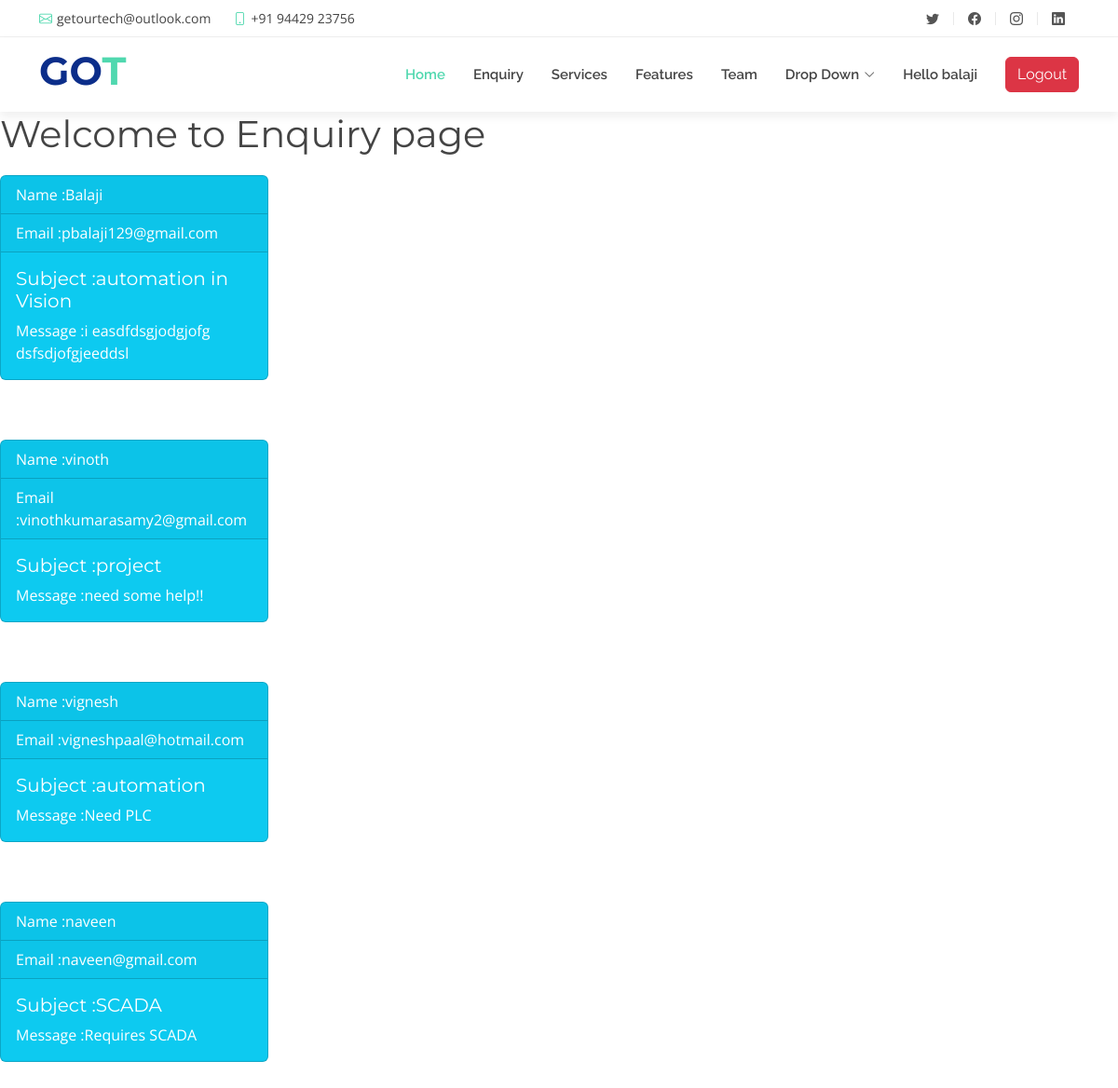
The page /enquiry_detail/ (signed in) on the database its author committed.
### user/models.py (models this page shows, shortened)
class Enquiry(models.Model):
  name = models.CharField(max_length=255)
  email =models.EmailField()
  subject=models.CharField(max_length=255)
  message =models.TextField()
  post_on =models.DateTimeField(auto_now_add=True)

### home/views.py (the view)
# urls.py: path('enquiry_detail/',views.enquiry_detail,name='enquiry_detail'),
def enquiry_detail(request):
    enquirydata =Enquiry.objects.all()
    context={'title':"Enquiry page", 'enquirydata':enquirydata}
    return render(request,'home/enquiry.html',context)

### templates/home/enquiry.html (shortened to what this page needs)
{%extends 'base.html'%}
{% block main %}
<h1> Welcome to  Enquiry page</h1>
{%for n in enquirydata%}
<div class="card text-white bg-info mb-3" style="max-width: 18rem;">
    <div class="card-header">Name :{{n.name}}</div>
    <div class="card-header">Email :{{n.email}}</div>
    <div class="card-body">
      <h5 class="card-title">Subject :{{n.subject}}</h5>
      <p class="card-text">Message :{{n.message}}</p>
    </div>
</div>
    <br>
    <br>
{%endfor%}
{% endblock main %}

### templates/base.html (shortened to what this page needs)
<!DOCTYPE html>
{% load static%}
<html lang="en">
<head>
  <link href="{% static 'assets/vendor/aos/aos.css' %}" rel="stylesheet">
  <link href="{% static 'assets/vendor/bootstrap/css/bootstrap.min.css' %}" rel="stylesheet">
  <link href="{% static 'assets/vendor/bootstrap-icons/bootstrap-icons.css' %}" rel="stylesheet">
  <link href="{% static 'assets/vendor/boxicons/css/boxicons.min.css' %}" rel="stylesheet">
  <link href="{% static 'assets/vendor/glightbox/css/glightbox.min.css' %}" rel="stylesheet">
  <link href="{% static 'assets/vendor/swiper/swiper-bundle.min.css' %}" rel="stylesheet">
  <link href="{% static 'assets/css/style.css' %}" rel="stylesheet">
</head>
<body>
<section id="topbar" class="d-flex align-items-center">
  <div class="container d-flex justify-content-center justify-content-md-between">
    <div class="contact-info d-flex align-items-center">
      <i class="bi bi-envelope d-flex align-items-center"><a href="getourtech@outlook.com">getourtech@outlook.com</a></i>
      <i class="bi bi-phone d-flex align-items-center ms-4"><span>+91 94429 23756</span></i>
    </div>
    <div class="social-links d-none d-md-flex align-items-center">
      <a href="#" class="twitter"><i class="bi bi-twitter"></i></a>
      <a href="#" class="facebook"><i class="bi bi-facebook"></i></a>
      <a href="#" class="instagram"><i class="bi bi-instagram"></i></a>
      <a href="#" class="linkedin"><i class="bi bi-linkedin"></i></i></a>
    </div>
  </div>
</section>
<header id="header" class="d-flex align-items-center">
  <div class="container d-flex justify-content-between">
    <div id="logo">
      <h1><a href="/auth/index.html">GO<span>T</span></a></h1>
    </div>
    <nav id="navbar" class="navbar">
      <ul>
        {% if user.is_authenticated %}
        <li><a class="nav-link scrollto active" href="{%url 'home'%}">Home</a></li>
        <li><a class="nav-link scrollto " href="{%url 'enquiry_detail'%}">Enquiry</a></li>
        <li><a class="nav-link scrollto" href="{%url 'services'%}">Services</a></li>
        <li><a class="nav-link scrollto " href="{% url 'features'%}">Features</a></li>
        <li><a class="nav-link scrollto" href="{%url 'team'%}">Team</a></li>
        <li class="dropdown"><a href="#"><span>Drop Down</span> <i class="bi bi-chevron-down"></i></a>
        </li>
        <li class="nav-item">
          <a class="nav-link" href="#"> Hello {{user.username}}</a>
        </li>
        <li><a class="nav-link scrollto" href="{% url 'logout'%}">
          <button type="button" class="btn btn-danger">Logout</button></a>
        </li>
      </ul>
    </nav>
  </div>
</header>
    {%block main%}{%endblock main%}
</body>
</html>

### static/assets/css/style.css (style rules this page uses)
body { background: #fff; color: #444; font-family: "Open Sans", sans-serif; }
a { color: #50d8af; text-decoration: none; transition: 0.5s; }
p { padding: 0; margin: 0 0 30px 0; }
h1, h2, h3, h4, h5, h6 { font-family: "Montserrat", sans-serif; font-weight: 400; margin: 0 0 20px 0; padding: 0; }
#topbar { background: #fff; border-bottom: 1px solid #eee; font-size: 14px; padding: 0; height: 40px; }
#topbar .contact-info i { font-style: normal; color: #50d8af; }
#topbar .contact-info i a, #topbar .contact-info i span { padding-left: 5px; color: #444; }
#topbar .contact-info i a { line-height: 0; transition: 0.3s; }
#topbar .social-links a { color: #555; padding: 0 15px; display: inline-block; line-height: 1px; border-left: 1px solid #e9e9e9; }
#topbar .social-links a:first-child { border-left: 0; }
#header { height: 80px; transition: all 0.5s; z-index: 997; background: #fff; box-shadow: 0px 6px 9px 0px rgba(0, 0, 0, 0.06); }
#header #logo h1 { font-size: 42px; margin: 0; padding: 0; font-family: "Montserrat", sans-serif; font-weight: 700; }
#header #logo h1 a { color: #0c2e8a; }
#header #logo h1 a span { color: #50d8af; }
.navbar { padding: 0; }
.navbar ul { margin: 0; padding: 0; display: flex; list-style: none; align-items: center; }
.navbar li { position: relative; }
.navbar a, .navbar a:focus { display: flex; align-items: center; justify-content: space-between; padding: 10px 0 10px 30px; font-family: "Raleway", sans-serif; font-size: 15px; font-weight: 600; color: #444; white-space: nowrap; transition: 0.3s; }
.navbar a i, .navbar a:focus i { font-size: 12px; line-height: 0; margin-left: 5px; }
.navbar a:hover, .navbar .active, .navbar .active:focus, .navbar li:hover>a { color: #50d8af; }
section { padding: 40px 0; overflow: hidden; }

### rows shown on the page
Enquiry: name "Balaji", email "pbalaji129@gmail.com", subject "automation in Vision", message "i easdfdsgjodgjofg dsfsdjofgjeeddsl"
Enquiry: name "vinoth", email "vinothkumarasamy2@gmail.com", subject "project", message "need some help!!"
Enquiry: name "vignesh", email "vigneshpaal@hotmail.com", subject "automation", message "Need PLC"
Enquiry: name "naveen", email "naveen@gmail.com", subject "SCADA", message "Requires SCADA"

### other values the page prints
{{ user.username }} "balaji"
